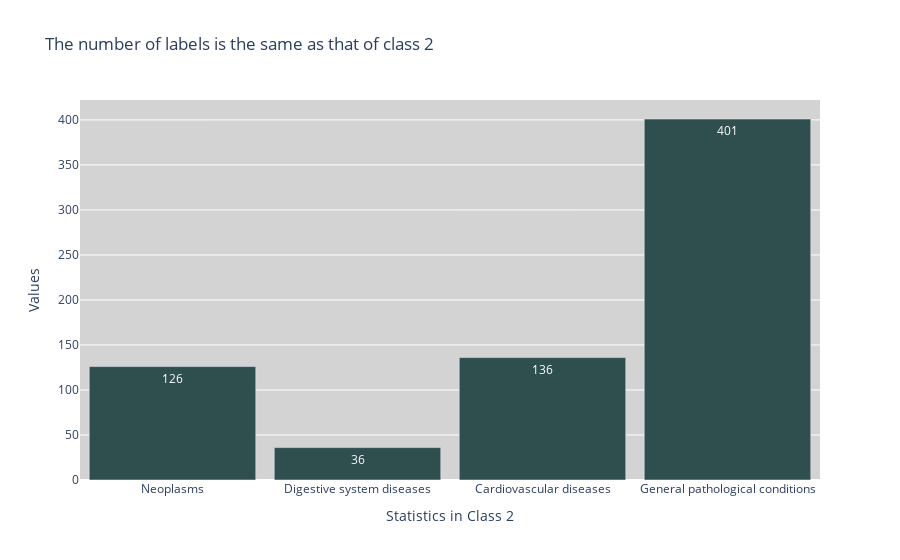

Notebook code for this chart:
### Code cell
# Show the number of duplicate data of Class 2 compared to the remaining classes

labels = list(class_mapping.values())
labels.remove(labels[2])
values = [len(a_id_df0_2), len(b_id_df1_1), len(c_id_df3), len(c_id_df4)]

visualize_multilabel(labels,
                     values,
                     title='The number of labels is the same as that of class 2',
                     x_title='Statistics in Class 2'
                    )

### Figure 1 — Plotly figure (JSON) as saved in the notebook; plotly's stock layout.template omitted (floating-point values rounded to 4 significant figures)
{"data": [{"marker": {"color": "darkslategray"}, "text": ["126", "36", "136", "401"], "textposition": "auto", "type": "bar", "x": ["Neoplasms", "Digestive system diseases", "Cardiovascular diseases", "General pathological conditions"], "y": [126, 36, 136, 401]}], "layout": {"autosize": true, "bargap": 0.1, "coloraxis": {"colorbar": {"title": {"text": "Values"}}}, "plot_bgcolor": "lightgray", "title": {"text": "The number of labels is the same as that of class 2"}, "xaxis": {"autorange": true, "range": [-0.5, 3.5], "title": {"text": "Statistics in Class 2"}, "type": "category"}, "yaxis": {"autorange": true, "range": [0, 422.1], "title": {"text": "Values"}, "type": "linear"}}}
